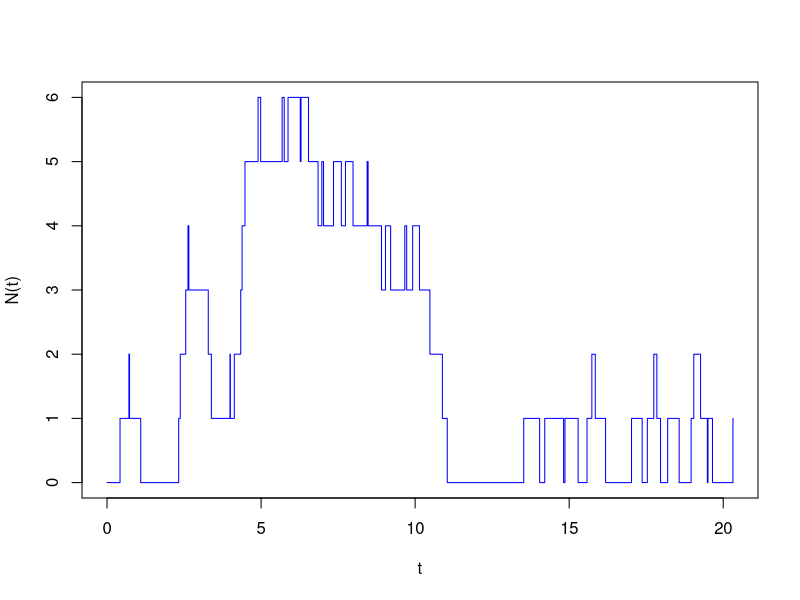

R code for this plot:
## ---- chunk 1
knitr::opts_chunk$set(echo = TRUE)
## ---- chunk 2
set.seed(123)

# Question 1 vi
## code adapted from week 11 tutorial

me41 = function(T=20, lambda=2, k=4, mu=10) {
  t = 0
  N = 0
  i = 1
  A.t = rexp(1, lambda)
  D.t = Inf
  while(t[i] < T) {
    t[i+1] = min(A.t, D.t)
    N[i+1] = N[i] + ifelse(A.t < D.t, 1, -1)
    if(A.t < D.t) {
      A.t = A.t + rexp(1, lambda)
      if(N[i+1] == 1) D.t = t[i+1] + rgamma(1, k, mu)
    }
    else
      D.t = ifelse(N[i+1] == 0, Inf, t[i+1] + rgamma(1, k, mu))
    i = i + 1
  }
  cbind(t=t, N=N)
}
# Plot
x = me41(T=20)
n = nrow(x)
plot(c(x[1,1],rep(x[-1,1],each=2),x[n,1]), rep(x[,2], each=2),
     type="l", xlab="t", ylab="N(t)", col="blue")
## ---- chunk 3
# Question 1 vii

ssql <- function(T=10000){
  x2 = me41(T=T)  
  k = x2[,1] >= .2 * T 
  x3 = x2[k,]        
  d = diff(x3[,1])   
  N = x3[-nrow(x3),2] 
  xp <- rep(NA,max(N))
  for (i in 0:max(N)){
    xp[i] <- i*(sum(d[N == i]) / sum(d))
  }
  return(sum(xp))
}

 l <- ssql()
 l
 14/5
abs(l-(14/5))/max(l,(14/5))
